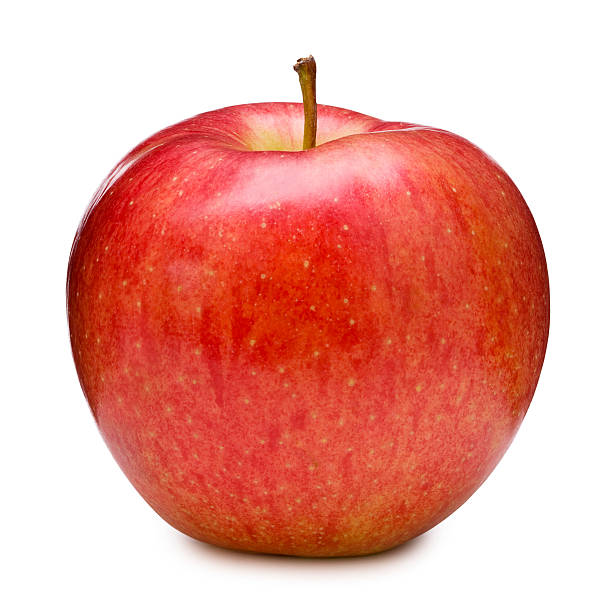
#> input picture tests/images/test1.jpg, 612 x 612 px
$ python main.py tests/images/test1.jpg tests/images/test2.jpg orb
#> lines starting #> are read from the running program, lines starting #| are printed output that depends on the picture
### app/utils.py
import cv2
import numpy as np
import requests
import tempfile
import hashlib


def load_image(image_path):
    """Загружает изображение из локального пути или URL."""
#> called with image_path = 'tests/images/test1.jpg'
    if image_path.startswith("http://") or image_path.startswith("https://"):
        # Загрузка изображения из URL
        response = requests.get(image_path)
        if response.status_code != 200:
            raise ValueError(f"Failed to fetch image from URL: {image_path}")
        image = np.array(bytearray(response.content), dtype=np.uint8)
        image = cv2.imdecode(image, cv2.IMREAD_GRAYSCALE)
    else:
        # Загрузка локального изображения
        image = cv2.imread(image_path, cv2.IMREAD_GRAYSCALE)
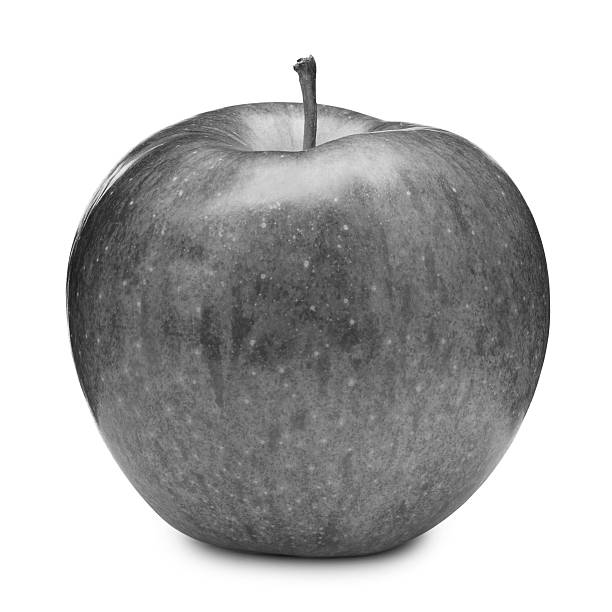
#> image: shape (612, 612); min 9, max 255, mean 186

    return image


# [29 lines left out: functions save_temp_file, hash_url, not called in this run]

### app/compare.py
from abc import ABC, abstractmethod
from app.utils import load_image
from pydantic import BaseModel
import cv2
from PIL import Image
import imagehash


#  Применение паттерна Builder
class AlgorithmParams(BaseModel):
    img1_path: str
    img2_path: str
    algorithm: str

class AlgorithmParamsBuilder:
    def __init__(self):
        self.params = {}

    def add_img1(self, img1_path: str):
        self.params["img1_path"] = img1_path
        return self

    def add_img2(self, img2_path: str):
        self.params["img2_path"] = img2_path
        return self

    def add_algorithm(self, algorithm: str):
        self.params["algorithm"] = algorithm
        return self

    def build(self):
        return AlgorithmParams(**self.params)

# Применение паттерна Strategy
class ComparisonStrategy(ABC):
    def compare(self, img1_path: str, img2_path: str) -> float:
        """
        Загрузка изображений и делегирование специфического сравнения.
        """
        img1 = load_image(img1_path)
        img2 = load_image(img2_path)
#> call 2 of load_image, with image_path = 'tests/images/test2.jpg'
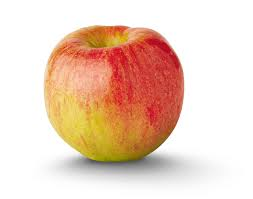
#> input picture tests/images/test2.jpg, 253 x 199 px
#> in load_image (call 2), `image = cv2.imread(image_path, cv2.IMREAD_GRAYSCALE)`:
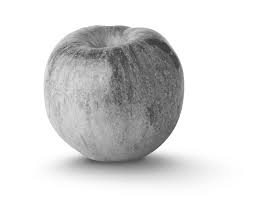
#> image: shape (199, 253); min 48, max 255, mean 215.7

        if img1 is None or img2 is None:
            raise ValueError("One or both images could not be loaded.")

        return self._specific_compare(img1, img2)

    # [6 lines left out: function _specific_compare, not called in this run]

# Стратегия ORB
class ORBStrategy(ComparisonStrategy):
    def _specific_compare(self, img1: str, img2: str) -> float:
        orb = cv2.ORB_create()
        kp1, des1 = orb.detectAndCompute(img1, None)
#> kp1 = 500 keypoints; strongest (x, y, size): (299, 60, 31), (297, 60, 31), (294, 68, 31), (300, 62, 31)
        kp2, des2 = orb.detectAndCompute(img2, None)
#> kp2 = 219 keypoints; strongest (x, y, size): (153, 153, 44.6), (151, 154, 37.2), (101, 52, 31), (149, 155, 31)

        if des1 is None or des2 is None:
            return 0

        bf = cv2.BFMatcher(cv2.NORM_HAMMING, crossCheck=True)
        matches = bf.match(des1, des2)
#> matches = 76 matches
        matches = sorted(matches, key=lambda x: x.distance)

        return len(matches) / max(len(kp1), len(kp2))


# Стратегия гистограмм
class HistogramStrategy(ComparisonStrategy):
    # [8 lines left out: function _specific_compare, not called in this run]

# Стратегия pHash
class PHashStrategy(ComparisonStrategy):
    # [12 lines left out: function _specific_compare, not called in this run]

# Основной класс для выбора стратегии
class ComparisonAlgorithm:
    _strategies = {
        "orb": ORBStrategy(),
        "hist": HistogramStrategy(),
        "phash": PHashStrategy(),
    }

    # [6 lines left out: function compare_images, not called in this run]

### main.py
import argparse
from app.compare import ORBStrategy, HistogramStrategy, PHashStrategy


def main():
    # Парсер для аргументов командной строки
    parser = argparse.ArgumentParser(description="Compare two images for similarity.")
    parser.add_argument("img1", type=str, help="Path to the first image.")
    parser.add_argument("img2", type=str, help="Path to the second image.")
    parser.add_argument(
        "method",
        type=str,
        choices=["orb", "histogram", "phash"],
        help="Comparison method to use (orb, histogram, phash).",
    )
    args = parser.parse_args()

    # Выбор стратегии
    if args.method == "orb":
        strategy = ORBStrategy()
    elif args.method == "histogram":
        strategy = HistogramStrategy()
    elif args.method == "phash":
        strategy = PHashStrategy()
    else:
        raise ValueError(f"Unknown method: {args.method}")

    # Выполнение сравнения
    try:
        similarity_score = strategy.compare(args.img1, args.img2)
#> similarity_score = 0.152
        print(f"Similarity score using {args.method}: {similarity_score}")
#| Similarity score using orb: 0.152
    except Exception as e:
        print(f"Error during comparison: {e}")

if __name__ == "__main__":
    print("Comparing images ... ", flush=True)
    main()
